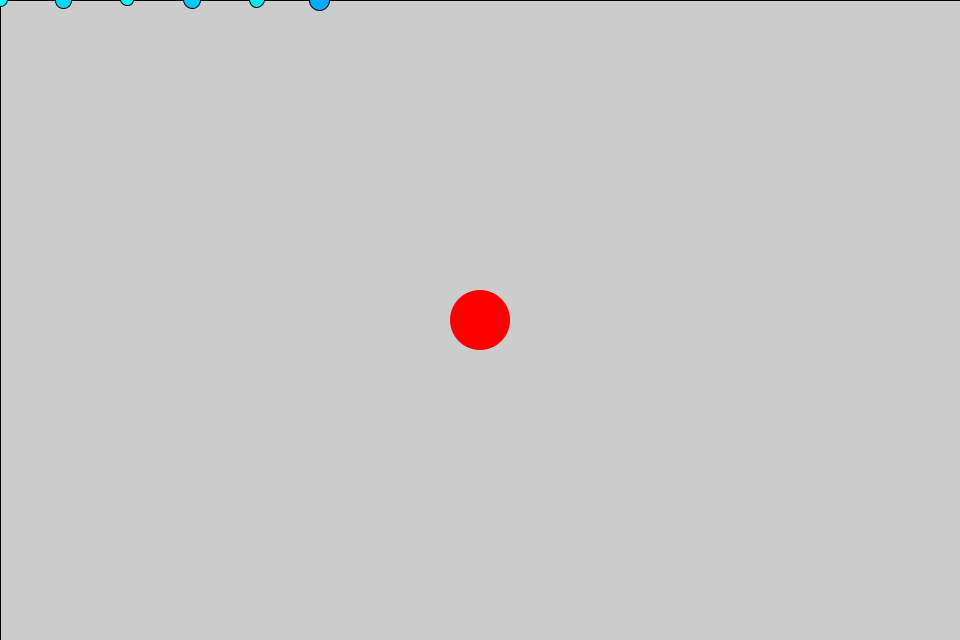
Frame 1 (no input)
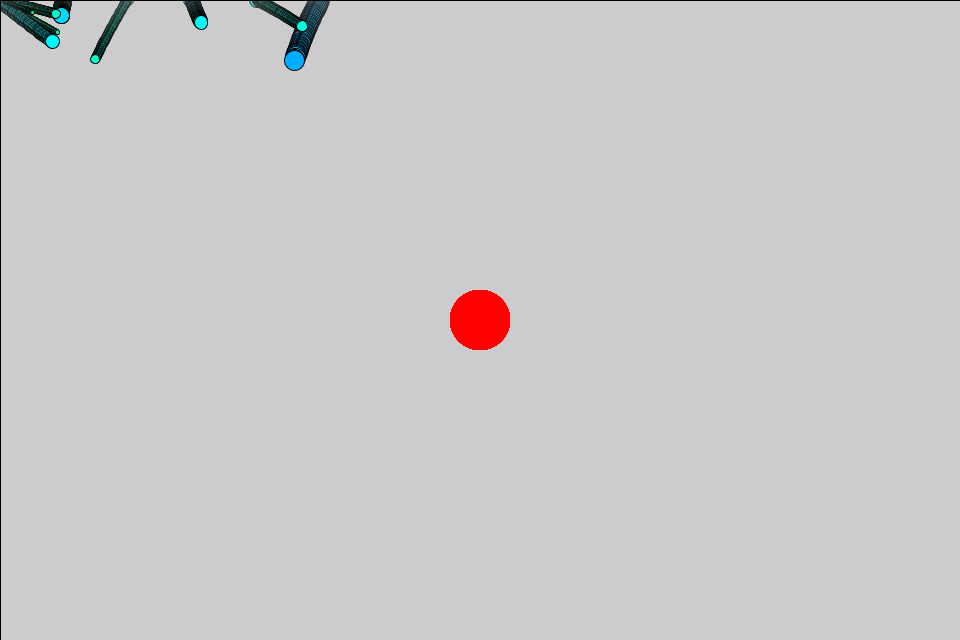
Frame 60 (the mouse pressed at the canvas centre just before this capture)
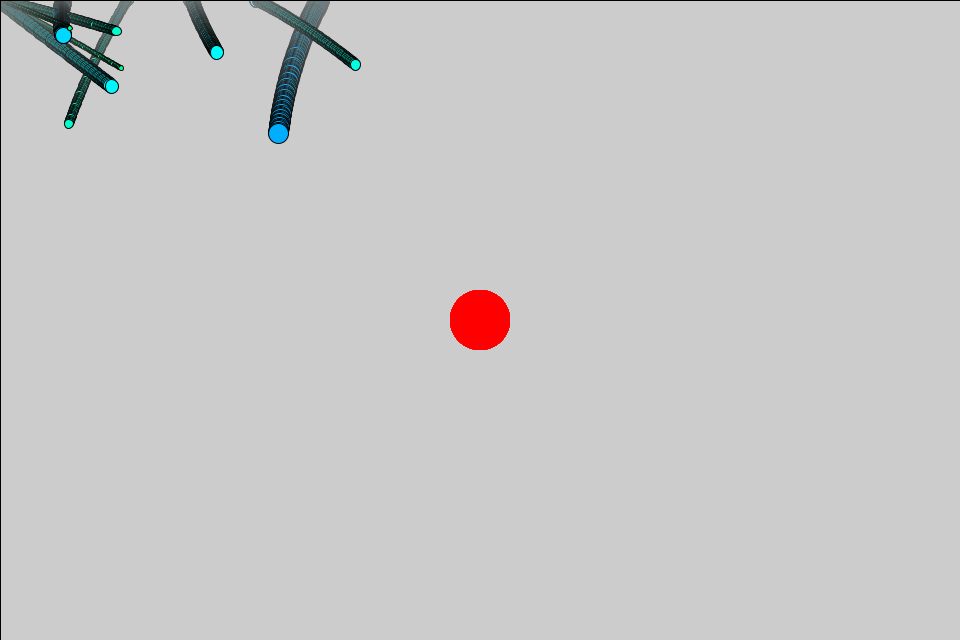
Frame 120 (the mouse held since frame 60 and released just before this capture)

The Processing sketch that drew these frames (run headless with seeded random() and noise(); from frame 60 on, the mouse is pressed at the canvas centre):

// Processing sketch: processing_186430
// ── processing_186430.pde

///////////////////////////////////////////////////////////////
// Example 2.7 (ã�·ã��ã��ã�³, p.81) å¼�å��ï¼�å¤�ä½�
// slightly modified
///////////////////////////////////////////////////////////////
int N = 10; //Moverã�ªã��ã�¸ã�§ã�¯ã��ã�®æ�°
Mover[] movers = new Mover[N]; //Moverã�¯ã�©ã�¹ã�®ã�ªã��ã�¸ã�§ã�¯ã��ã�®é��å��ã�®å®£è¨�
Attractor a;                   //Attractorã�¯ã�©ã�¹ã�®ã�ªã��ã�¸ã�§ã�¯ã��ã�®å®£è¨�
float  mass_MIN = 3;
float  mass_MAX = 6;
/////////////////////////////////////
void setup(){ ////////ã�»ã��ã��ã�¢ã��ã��
  size(960, 640); //çª�ã�®ã�µã�¤ã�ºã��æ��å®�
  colorMode(HSB); //ã�«ã�©ã�¼ã�¢ã�¼ã��ã�¯HSBã�¢ã�¼ã��ã�§ 
  
  int i=0;
  while(i < N){
    movers[i] = new Mover(random(mass_MIN,mass_MAX), 320-i*640/N, 0); //ã�ªã��ã�¸ã�§ã�¯ã��ç��æ��
    //movers[i] = new Mover(10, 320-i*640/N, 0); //ã�ªã��ã�¸ã�§ã�¯ã��ç��æ��
      i++;
  }
  a = new Attractor(); //ã�ªã��ã�¸ã�§ã�¯ã��ç��æ��
}
/////////////////////////////////////
void draw(){ ////////ã�¡ã�¤ã�³ã�«ã�¼ã��
  //background(255);
  fill(255,1);            //é��æ��åº¦æ��å®�
  rect(0,0,width,height); //ã��ã��ç¨�åº¦é��æ��ã�ªç®±ã��æ��ã��
  a.display(); //ã�¢ã��ã�©ã�¯ã�¿ã�®è¡¨ç¤º
     
  for(int i = 0; i < N; i++){
    PVector force = a.attract(movers[i]); //å¼�å��ã��è¨�ç®�
    movers[i].applyForce(force);   //å��ã��å�°å� 
     
    movers[i].update();            //ç�©ä½�ã�®ç�¶æ��ã��æ�´æ�°
    movers[i].display();           //ç�©ä½�ã�®è¡¨ç¤º
    movers[i].checkEdges();        //çª�ã�®ç«¯ã�«é�¢ã��ã��ã��ã�§ã��ã�¯
  }
}
/////////////////////////////////////
//// ã�¯ã�©ã�¹ã��é�¢æ�°ã�®å®�ç¾©
class Mover{ //////// Moverã�¯ã�©ã�¹ã�®å®�ç¾©
  PVector location;     //ä½�ç½®
  PVector velocity;     //é��åº¦
  PVector acceleration; //å� é��åº¦
  float   mass;         //è³ªé��
  float   s_max = 1.0;  //é��åº¦è¨å®�ç¯�å�²
   
  Mover(float m, float x, float y){  //ã�³ã�³ã�¹ã��ã�©ã�¯ã�¿
    mass = m;
    location = new PVector(x,y);
    velocity = new PVector(random(-s_max, s_max),random(-s_max, s_max));
    acceleration = new PVector(0,0);
  }
   
  void applyForce(PVector force){  ////ã��ã�¥ã�¼ã��ã�³ã�®ç¬¬ï¼�æ³�å��
    PVector f = PVector.div(force, mass); //å��ã��å��ã��å��ã�£ã�¦è³ªé��ã�§é�¤ç®�
    acceleration.add(f);                  //å� é��åº¦ã�«å� ç®�
  }
   
  void update(){   ////ç�¶æ��æ�´æ�°
    velocity.add(acceleration); //å� é��åº¦ã��ã��ç©�å��ã��ã��ã�¦é��åº¦ã�«
    location.add(velocity);     //é��åº¦ã��ã��ç©�å��ã��ã��ã�¦ä½�ç½®ã�«
    acceleration.mult(0);       //å� é��åº¦ã�®ã�¯ã�ªã�¢ï¼�ã�¼ã�ã��ã��ã��ç®�ï¼�ï¼�æ¯�å��ã�¯ã�ªã�¢ï¼�
  }
   
  void display(){ ////è¡¨ç¤º
    stroke(0); //ã�µã�¡ã�®è�²ã��æ��å®�
    fill(mass/mass_MAX*50 + 100, 255, 255); //ä¸èº«ã�®è�²ã��æ��å®�
    ellipse(location.x, location.y, mass*4, mass*4); //è³ªé��ã�«å¿�ã��ã��å¤§ã��ã��ã�«
  }
   
  void checkEdges(){ ////ã�¦ã�¤ã�³ã��ã�¦ã�®ç«¯ã�«ã�¶ã�¤ã��ã�£ã��ç�©ä½�ã�®ã��ã�¦ã�³ã��ã�®å�¦ç��
    if(location.x > width){
      location.x = width;
      velocity.x *= -1; //é��åº¦ã�®xæ��å��ã��å��è»¢
      if(mass>=0)
      {
        mass-=1;
          if(mass<1)
            mass=0;
      }
      
    } else if(location.x < 0){
      location.x = 0;
      velocity.x *= -1; //é��åº¦ã�®xæ��å��ã��å��è»¢
      if(mass>=0)
      {
        mass-=1;
          if(mass<1)
            mass=0;
      }
    }
     
    if(location.y > height){
      location.y = height;
      velocity.y *= -1; //é��åº¦ã�®yæ��å��ã��å��è»¢
      if(mass>=0)
      {
        mass-=1;
          if(mass<1)
            mass=0;
      }
    } else if(location.y < 0){
      location.y = 0;
      velocity.y *= -1; //é��åº¦ã�®yæ��å��ã��å��è»¢
      if(mass>=0)
      {
        mass-=1;
          if(mass<1)
            mass=0;
      }
    }
  }
}
////////
class Attractor{ ////////Attractorã�¯ã�©ã�¹ã�®å®�ç¾©
  float mass;       //è³ªé��
  PVector location; //ä½�ç½®
  float G;          //é��å��å®�æ�°
  float mouse_loc_x, mouse_loc_y;  //mouse's location
  

  Attractor(){ //ã�³ã�³ã�¹ã��ã�©ã�¯ã�¿

    location = new PVector(width/2, height/2); //ä½�ç½®ã�¯mouse
    mass = 30;
    G =15.0;
  }
   
  PVector attract(Mover m){ ////ä¸�æ��å¼�å��ã��ã�¯ã��ã�«
    PVector force = PVector.sub(location, m.location);
    float distance = force.mag(); //ç�©ä½�ã�¨attractorã�®è·�é�¢ã��å��å¾�
    force.normalize();            //è¦�æ ¼å��ï¼�é�·ã��ã��ï¼�ã�«ï¼�
    float strength = (G * mass * m.mass) / (distance * distance); //ä¸�æ��å¼�å��
    force.mult(strength);         //å��ä½�ã��ã�¯ã��ã�«ã�«ä¸�æ��å¼�å��ã�®å¤§ã��ã��ã��æ�¸ã��ã��
    return force;
  }
   
  void display(){ ////è¡¨ç¤º
    noStroke();
    fill(255,255,255);
    ellipse(location.x, location.y, mass*2, mass*2);
  }
}

void mouseDragged(){
  a.location.x = mouseX;
  a.location.y = mouseY;
}
